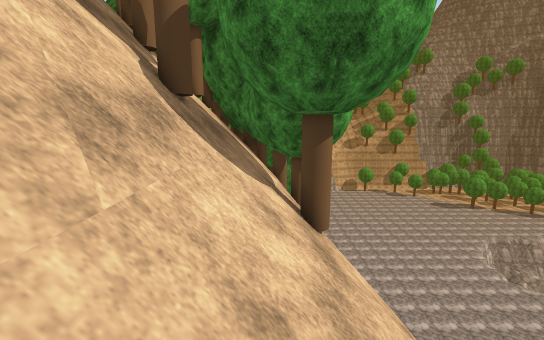
view 1 (above)

17 first-person views from a walk through a 3-D level made in the Unity game engine. The camera is 1.5 m above the floor, tilts 10° down and sees 90° across. The floor is counted in squares, 1 m on a side. Each view is taken from the middle of a square. On the plan, view 1 faces up. The plan holds only what a view shows up to about 14 squares ahead; the rest is blank. The place goes on beyond the plan. Some trees and plants on the terrain are drawn as simple stand-ins. The player character is not drawn. Surface patterns are stand-ins for the level's own textures.

view 2
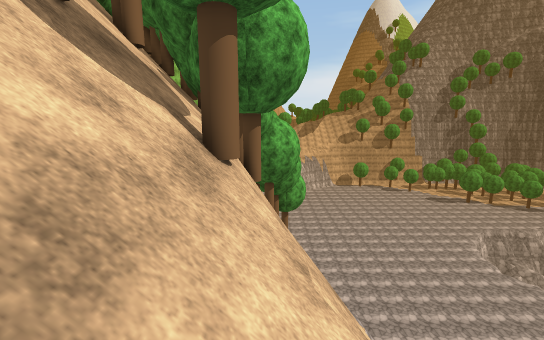

view 3
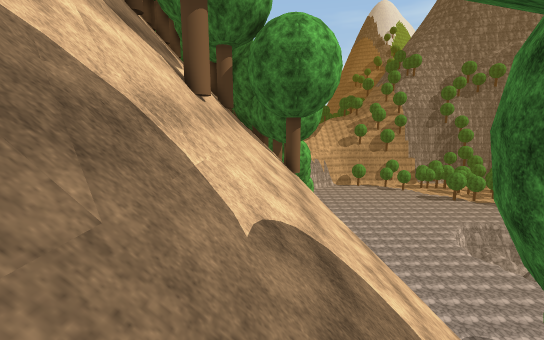

view 4
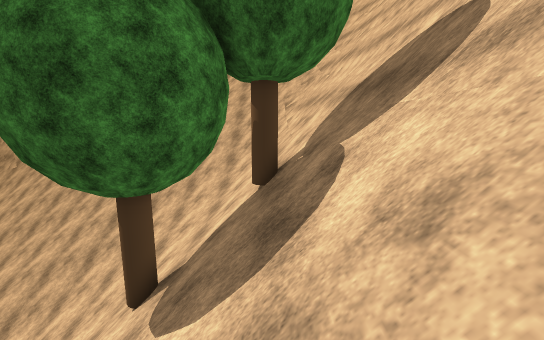

view 5
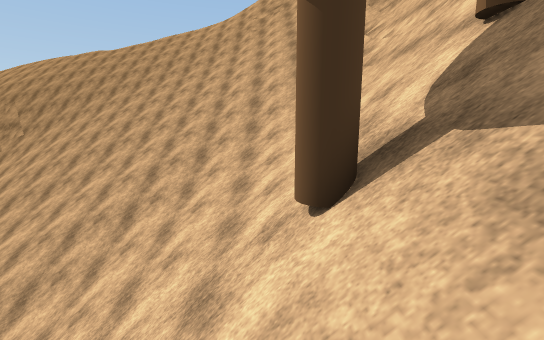

view 6
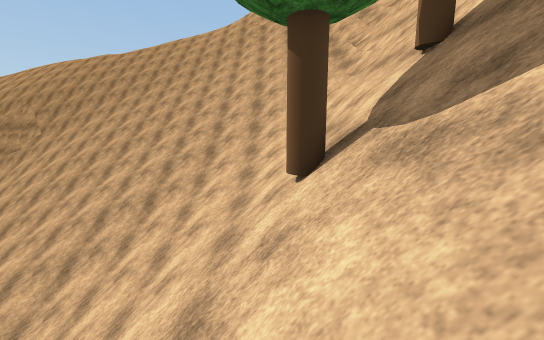

view 7
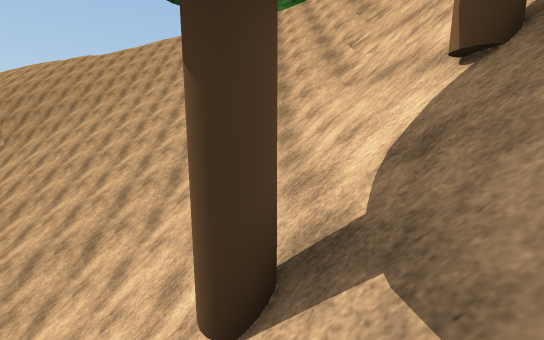

view 8
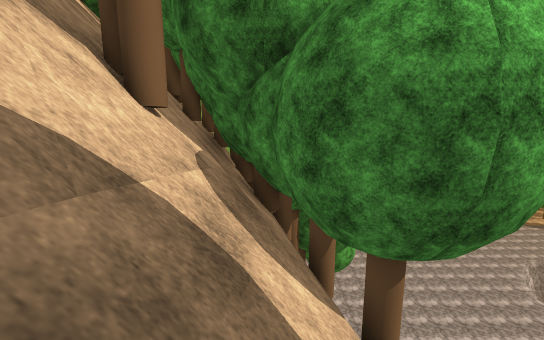

view 9
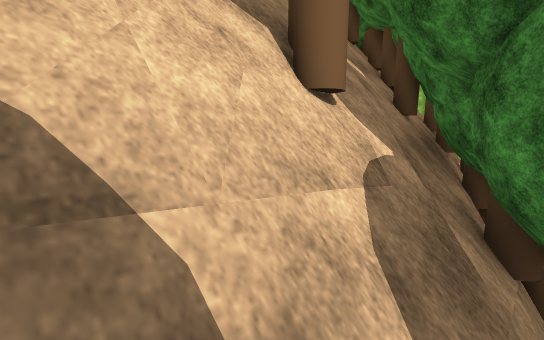

view 10
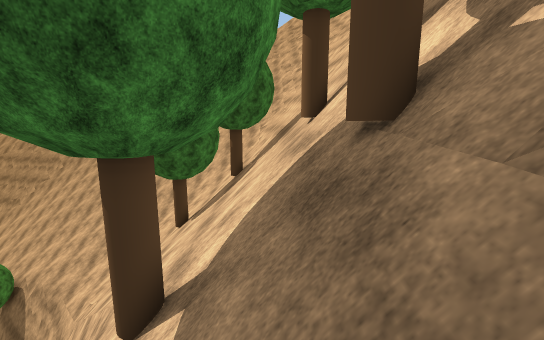

view 11
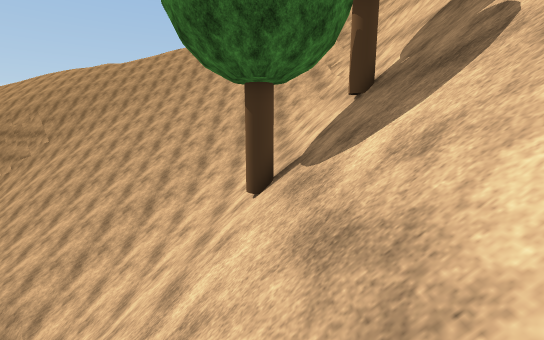

view 12
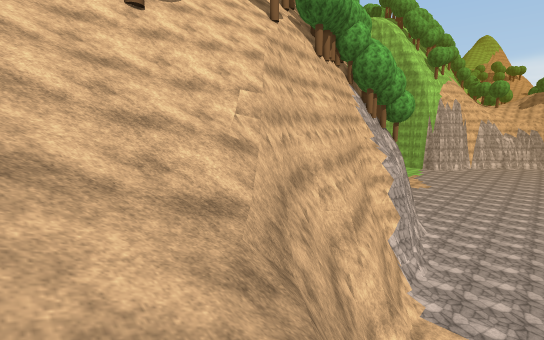

view 13
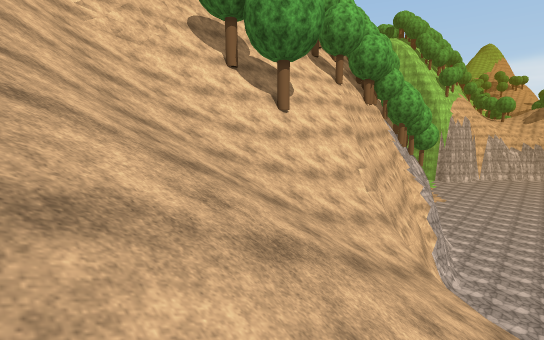

view 14
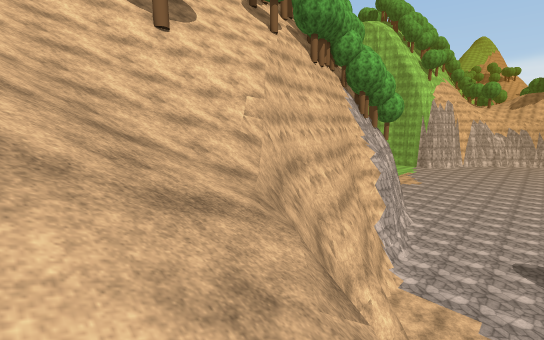

view 15
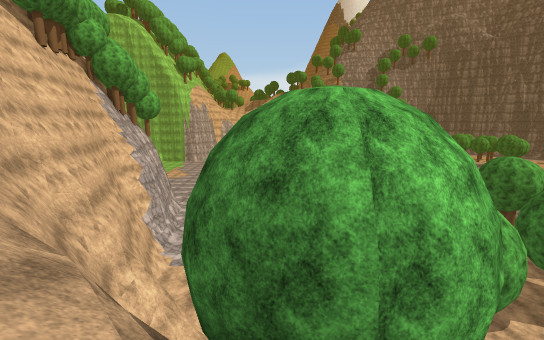

view 16
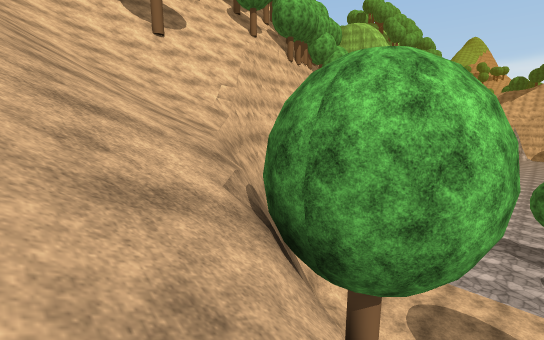

view 17
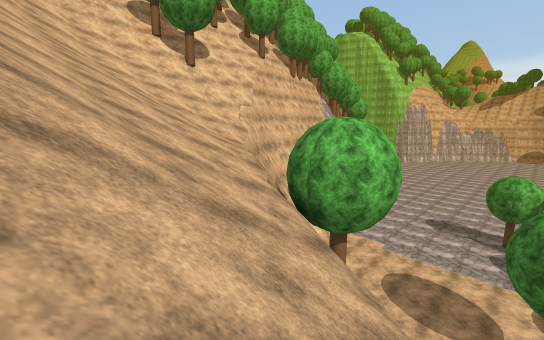

### Floor plan
Key: @ floor where view 1 was taken; # wall or solid block; . main floor; : floor 20.5 m higher than the main floor; + floor 21.25 m higher than the main floor; / step, stairs or slope; = window, fence, low wall or low ledge; v drop or lower ground; O other object.
Columns run from 5 left of view 1 to 29 right of it. Each row starts with its distance up from view 1.
 21 #
 20 #OO
 19 #O
 18 #OO
 17 ##    OO
 16 ##OOOOOO
 15 ##O   O
 14 ##OOO
 13 ##OOOO
 12 ##O/O   O
 11 ##//OOOOO
 10 ###//OOOO
  9  ##///vvvvv
  8  ##///vv  v
  7  ##O//Ov
  6  ##O//Ov
  5  ##/////v
  4  ##/////vv                   ..
  3  ##//////v                  ...
  2  ##O//////v   v            ...
  1  ##O///////vvvvv          ...
  0  ##//@//////vvvvv  ##    ...
 -1  ###/////////vvvv  #=#=....
 -2  ##=//////////vvv  ##// ..       OO
 -3   ##///////////vvv    //
 -4   #/////////////vvv    //
 -5   #//////OO//////vvvv   #
 -6  ##//////O////////vvv
 -7  ##///O////////////vv  v
 -8  ###/////////////////v vv
 -9  ##=///////////////////vvO
-10  ##=+///////////////////vOOOO#
-11   #=+////////////////////OOOO
-12   ###:///////////////////////
-13     #==////////////////////////v
-14     #==/////////////////////////
-15    ##=//////////////////////////
-16    #==//////////////////////////
-17    #==//////////////////////////
-18    ##///  ///////////////////////

Where each view was taken, in squares from view 1:
view 1: 0 up, 0 right, facing up
view 2: 1 up, 2 right, facing up
view 3: 7 down, 0 right, facing up
view 4: 1 up, 1 right, facing down
view 5: 2 down, 5 right, facing down
view 6: 0 up, 5 right, facing down
view 7: 3 down, 4 right, facing down
view 8: 7 up, 1 left, facing up
view 9: 9 up, 1 left, facing up-left
view 10: 10 up, 1 left, facing down
view 11: 2 up, 4 right, facing down
view 12: 10 down, 17 right, facing up-left
view 13: 18 down, 16 right, facing up-left
view 14: 12 down, 19 right, facing up-left
view 15: 13 down, 21 right, facing up
view 16: 14 down, 24 right, facing up-left
view 17: 18 down, 27 right, facing up-left
